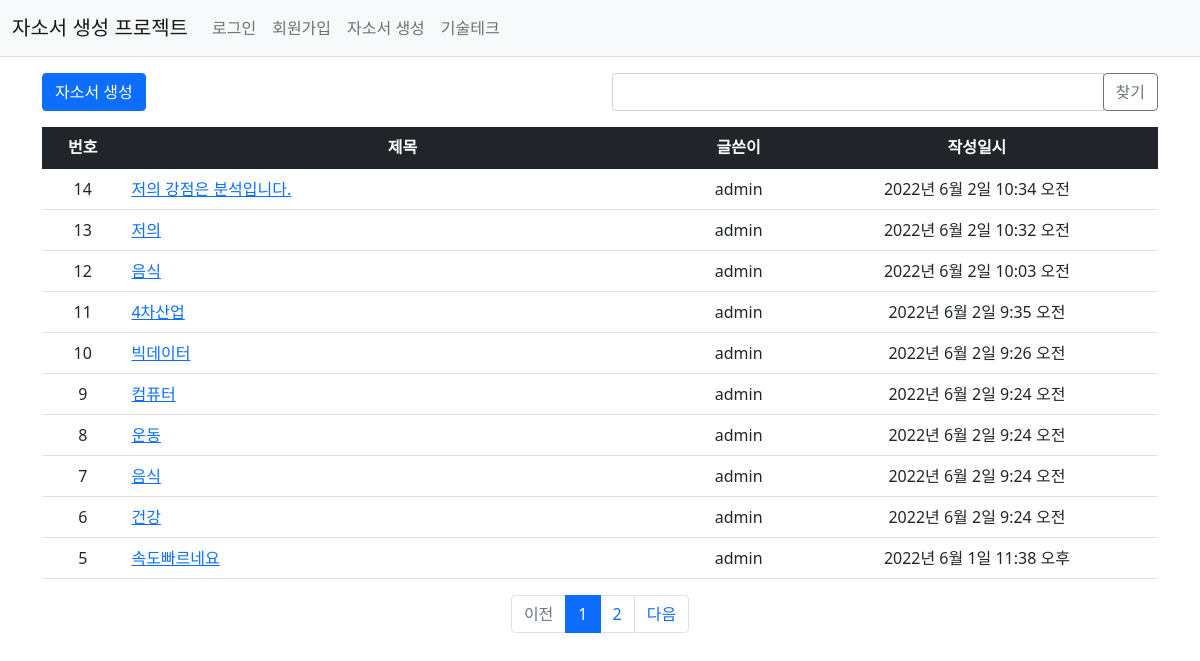
Page /test/ on the committed database.
### test/models.py (models this page shows)
class Question(models.Model):
    author = models.ForeignKey(User, on_delete=models.CASCADE, related_name='author_question')
    subject = models.CharField(max_length=100)
    content = models.TextField()
    modify_date = models.DateTimeField(null=True, blank=True) # 수정일자
    create_date = models.DateTimeField()
    voter = models.ManyToManyField(User, related_name='voter_question')

### test/views/base_views.py (the view, shortened to what this page needs)
# urls.py: path('', base_views.index,name='index'),
def index(request):
    page = request.GET.get('page', '1')  # Default 페이지 가져오기
    kw = request.GET.get('kw', '')  # 검색어
    question_list = Question.objects.order_by('-create_date') # 게시글 객체 작성순으로 가져오기
    paginator = Paginator(question_list, 10)  # 페이지 객체에 10개씩 데이터 저장하기
    page_obj = paginator.get_page(page) # 해당 페이지에 맞는 데이터 가져오기
    context = {'question_list': page_obj, 'page': page, 'kw': kw} #전해줄 데이터
    return render(request, 'test/question_list.html',context)

### test/templatetags/test_filter.py (called while the page is built)
@register.filter
def sub(value, arg):
    return value - arg

### templates/test/question_list.html (shortened to what this page needs)
{% extends 'base.html' %}
{% load test_filter %}
{% block content %}
{% load static %}
<div class="container my-3">
    <div class="row my-3">
        <div class="col-6">
            <a href="{% url 'test:question_create' %}" class="btn btn-primary">자소서 생성</a>
        </div>
        <div class="col-6">
            <div class="input-group">
                <input type="text" id="search_kw" class="form-control" value="{{ kw|default_if_none:'' }}">
                <div class="input-group-append">
                    <button class="btn btn-outline-secondary" type="button" id="btn_search">찾기</button>
                </div>
            </div>
        </div>
    </div>
    <table class="table">
        <thead>
        <tr class="text-center table-dark">
            <th>번호</th>
            <th style="width:50%">제목</th>
            <th>글쓴이</th>
            <th>작성일시</th>
        </tr>
        </thead>
        <tbody>
        {% if question_list %}
        {% for question in question_list %}
        <tr class="text-center">
            <td>
                {{ question_list.paginator.count|sub:question_list.start_index|sub:forloop.counter0|add:1 }}
            </td>
            <td class="text-start">
                <a href="{% url 'test:detail' question.id %}">{{ question.subject }}</a>
            </td>
            <td>{{ question.author.username }}</td>
            <td>{{ question.create_date }}</td>
        </tr>
        {% endfor %}
        {% else %}
        <tr>
            <td colspan="4">질문이 없습니다.</td>
        </tr>
        {% endif %}
        </tbody>
    </table>
    <ul class="pagination justify-content-center">
        {% if question_list.has_previous %}
        <li class="page-item">
            <a class="page-link" data-page="{{ question_list.previous_page_number }}"
           href="javascript:void(0)">이전</a>
        </li>
        {% else %}
        <li class="page-item disabled">
            <a class="page-link" tabindex="-1" aria-disabled="true" href="#">이전</a>
        </li>
        {% endif %}
        {% for page_number in question_list.paginator.page_range %}
        {% if page_number >= question_list.number|add:-5 and page_number <= question_list.number|add:5 %}
        {% if page_number == question_list.number %}
        <li class="page-item active" aria-current="page">
            <a class="page-link" data-page="{{ page_number }}"
           href="javascript:void(0)">{{ page_number }}</a>
        </li>
        {% else %}
        <li class="page-item">
            <a class="page-link" data-page="{{ page_number }}"
           href="javascript:void(0)">{{ page_number }}</a>
        </li>
        {% endif %}
        {% endif %}
        {% endfor %}
        {% if question_list.has_next %}
        <li class="page-item">
            <a class="page-link" data-page="{{ question_list.next_page_number }}"
           href="javascript:void(0)">다음</a>
        </li>
        {% else %}
        <li class="page-item disabled">
            <a class="page-link" tabindex="-1" aria-disabled="true" href="#">다음</a>
        </li>
        {% endif %}
    </ul>
</div>
{% endblock %}

### templates/base.html (shortened to what this page needs)
{% load static %}
<!doctype html>
<html lang="ko">
<head>
    <link rel="stylesheet" type="text/css" href="{% static 'bootstrap.min.css' %}">
</head>
<body>
{% include "navbar.html" %}
{% block content %}
{% endblock %}
</body>
</html>

### templates/navbar.html (shortened to what this page needs)
<nav class="navbar navbar-expand-lg navbar-light bg-light border-bottom">
    <div class="container-fluid">
        <a class="navbar-brand" href="{% url 'test:index' %}">자소서 생성 프로젝트</a>
        <div class="collapse navbar-collapse" id="navbarSupportedContent">
            <ul class="navbar-nav me-auto mb-2 mb-lg-0">
                <li class="nav-item">
                    {% if user.is_authenticated %}
                    <a class="nav-link" href="{% url 'common:logout' %}">{{ user.username }} (로그아웃)</a>
                    {% else %}
                    <a class="nav-link" href="{% url 'common:login' %}">로그인</a>
                    {% endif %}
                </li>
                <li>
                    {% if not user.is_authenticated %}
                    <a class="nav-link" href="{% url 'common:signup' %}">회원가입</a>
                    {% endif %}
                </li>
                <li class="nav-item">
                    <a class="nav-link" href="{% url 'test:question_create' %}">자소서 생성</a>
                </li>
                <li class="nav-item">
                    <a class="nav-link" href="{% url 'test:tech' %}">기술테크</a>
                </li>
            </ul>
        </div>
    </div>
</nav>

### rows in the picture
Question: paginator.count|sub "14", subject "저의 강점은 분석입니다.", author.username "admin", create_date "2022년 6월 2일 10:34 오전"
Question: paginator.count|sub "13", subject "저의", author.username "admin", create_date "2022년 6월 2일 10:32 오전"
Question: paginator.count|sub "12", subject "음식", author.username "admin", create_date "2022년 6월 2일 10:03 오전"
Question: paginator.count|sub "11", subject "4차산업", author.username "admin", create_date "2022년 6월 2일 9:35 오전"
Question: paginator.count|sub "10", subject "빅데이터", author.username "admin", create_date "2022년 6월 2일 9:26 오전"
Question: paginator.count|sub "9", subject "컴퓨터", author.username "admin", create_date "2022년 6월 2일 9:24 오전"
Question: paginator.count|sub "8", subject "운동", author.username "admin", create_date "2022년 6월 2일 9:24 오전"
Question: paginator.count|sub "7", subject "음식", author.username "admin", create_date "2022년 6월 2일 9:24 오전"
Question: paginator.count|sub "6", subject "건강", author.username "admin", create_date "2022년 6월 2일 9:24 오전"
Question: paginator.count|sub "5", subject "속도빠르네요", author.username "admin", create_date "2022년 6월 1일 11:38 오후"

### other values in the picture
{{ page_number }} "1"
{{ page_number }} "2"
